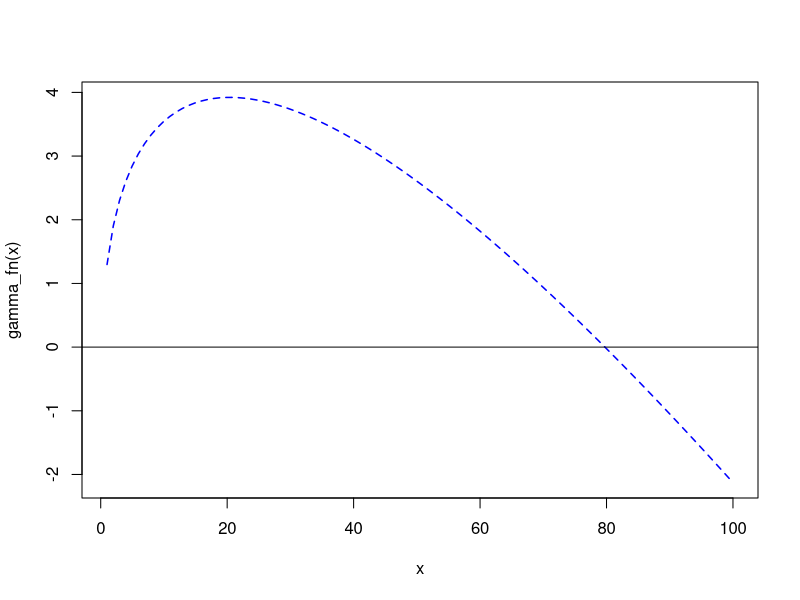

The R script that drew this image:
## ---- chunk 1

library(tidyverse)
## ---- chunk 2
x1 <- qnorm(0.1,1.3,.2)
p1 <- 0.1

x2 <- qnorm(0.9,1.3,.2)
p2 <- 0.9

param_normal <- function(x1,x2,p1,p2) {
    sigma = (x2 - x1) / (qnorm(p2,0,1)-qnorm(p1,0,1)); sigma
    mu <- (x1*qnorm(p2,0,1)-x2*qnorm(p1,0,1))/(qnorm(p2,0,1)-qnorm(p1,0,1)); mu
    
    c("mu" = mu, "sigma" = sigma)
}


## ---- chunk 3
x1 <- 0.6
x2 <- 0.8
p1 <- 0.1
p2 <- 0.9

gamma_fn <- function(alpha) {
    x1*qgamma(p2,shape = alpha, scale =1) - x2 * qgamma(p1, shape = alpha, scale = 1)
}

calc_beta <- function(x1,p1,alpha) {
    x1 / qgamma(p1,alpha,1)
}

curve(gamma_fn, xlim = c(1,100), col = "blue", lwd = 1.5, lty=2)
abline(a=0,b=0)

alpha_ <- uniroot(gamma_fn,c(70,85))$root; alpha_
beta_ <- calc_beta(x1 = x1,  p1 = p1, alpha = alpha_); beta_

# Check the answer
qgamma(0.1,shape = alpha_, scale = beta_)
qgamma(0.9,shape = alpha_, scale = beta_)

param_gamma <- function(x1,x2,p1,p2,range) {
    alpha_ <- uniroot(gamma_fn,range)$root; alpha_
    beta_ <- calc_beta(x1 = x1,  p1 = p1, alpha = alpha_); beta_
    
    c("alpha" = alpha_, "beta" = beta_)
}
param_gamma(x1= x1, x2 = x2, p1 = p1, p2 = p2, range = c(60,100))

## ---- chunk 4
# Source: https://stats.stackexchange.com/questions/112614/determining-beta-distribution-parameters-alpha-and-beta-from-two-arbitrary

x1 <- 0.6
x2 <- 0.8
p1 <- 0.1
p2 <- 0.9

# Logistic transformation of the Beta CDF.
f.beta <- function(alpha, beta, x, lower=0, upper=1) {
  p <- pbeta((x-lower)/(upper-lower), alpha, beta)
  log(p/(1-p))
}

# Sums of squares.
delta <- function(fit, actual) sum((fit-actual)^2)

# The objective function handles the transformed parameters `theta` and
# uses `f.beta` and `delta` to fit the values and measure their discrepancies.
objective <- function(theta, x, prob, ...) {
  ab <- exp(theta) # Parameters are the *logs* of alpha and beta
  fit <- f.beta(ab[1], ab[2], x, ...)
  return (delta(fit, prob))
}

x.p <- (function(p) log(p/(1-p)))(c(p1, p2))
start <- log(c(1e1, 1e1))
sol <- nlm(objective, start, x=c(x1,x2), prob=x.p, lower=0, upper=1, typsize=c(1,1), fscale=1e-12, gradtol=1e-12)
params <- exp(sol$estimate); params
qbeta(p = c(p1, p2), params[1], params[2])

